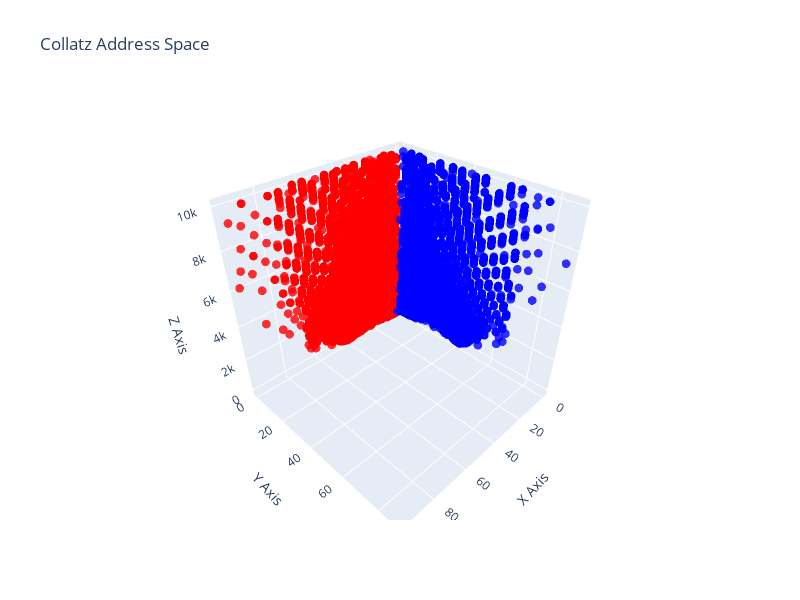

The cell this chart's notebook holds for it:
### Code cell
def point_builder(info: OrbitInfo) -> tuple[int, int, int]:
    return [info.get_total_op_count('m3a1'), info.get_total_op_count('m3a3'), info.n]
    
m3a1_option = cc.create_m3a1_options()
m3a3_option = cc.create_m3a3_options()
graphing.graph_options_evaluation(10000, [m3a1_option, m3a3_option],  point_builder, ['red', 'blue'], title='Collatz Address Space')

### Figure 1 — Plotly figure (JSON) as saved in the notebook; plotly's stock layout.template omitted (floating-point values rounded to 4 significant figures; data arrays with more than 128 entries replaced by an {"elided": "..."} marker saying what was removed)
{"data": [{"hoverinfo": "text", "marker": {"color": {"elided": "19996 str values"}, "opacity": 0.8, "size": 3}, "mode": "markers", "text": {"elided": "19996 str values"}, "type": "scatter3d", "x": {"elided": "19996 int values"}, "y": {"elided": "19996 int values"}, "z": {"elided": "19996 int values"}}], "layout": {"height": 600, "scene": {"xaxis": {"title": {"text": "X Axis"}}, "yaxis": {"title": {"text": "Y Axis"}}, "zaxis": {"title": {"text": "Z Axis"}}}, "title": {"text": "Collatz Address Space"}, "width": 800}}
